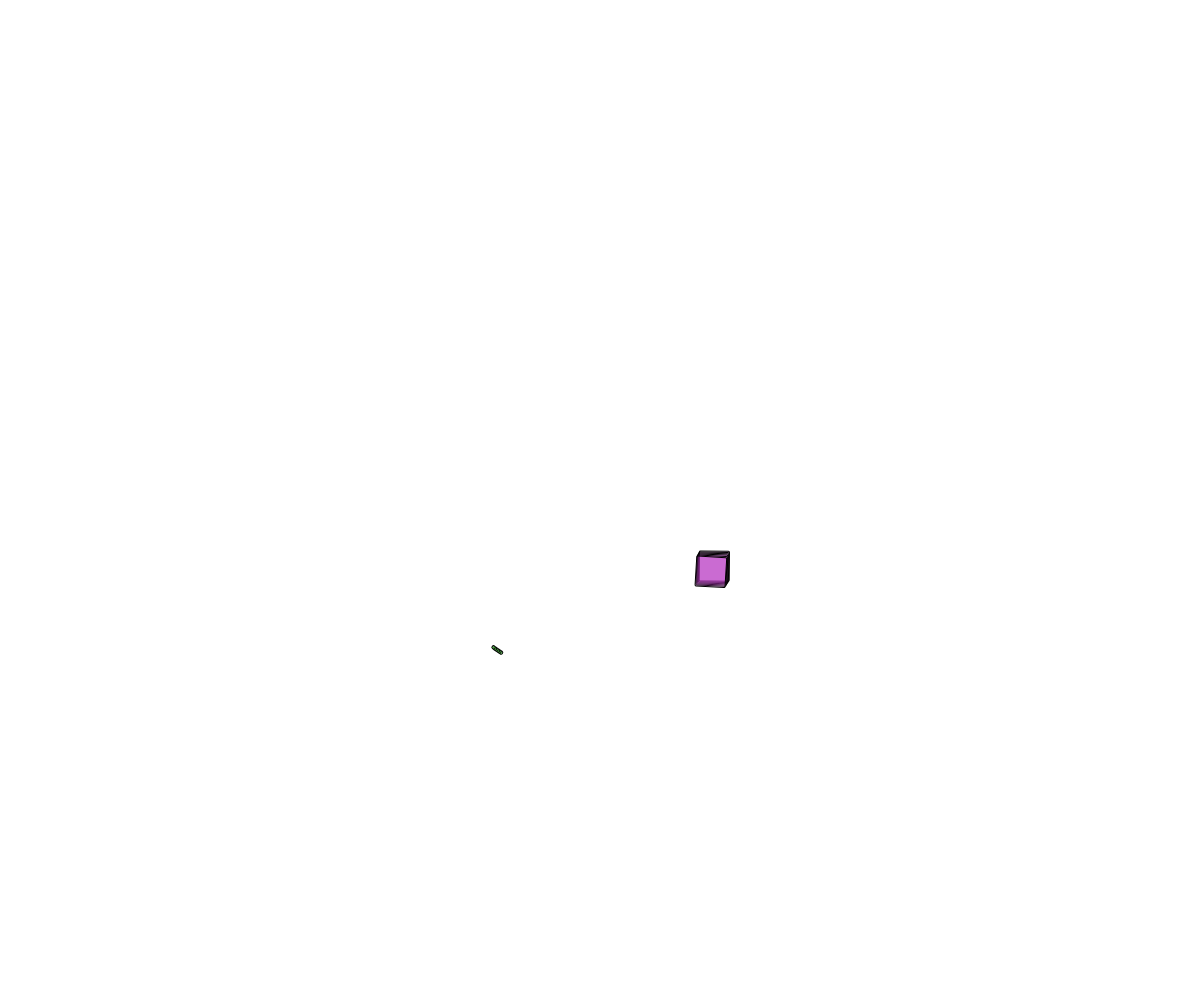
Frame 1 (no input)
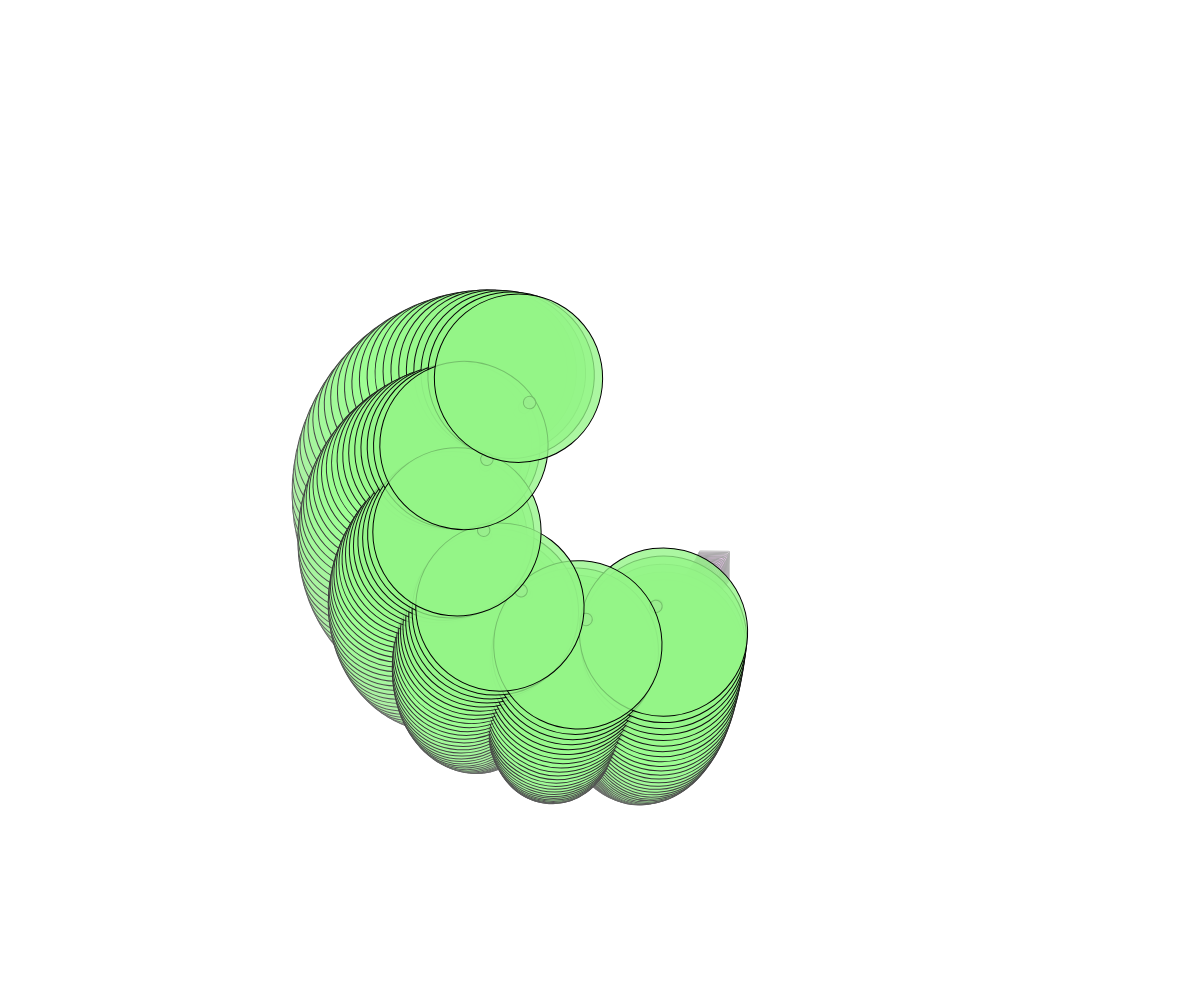
Frame 60 (no input)
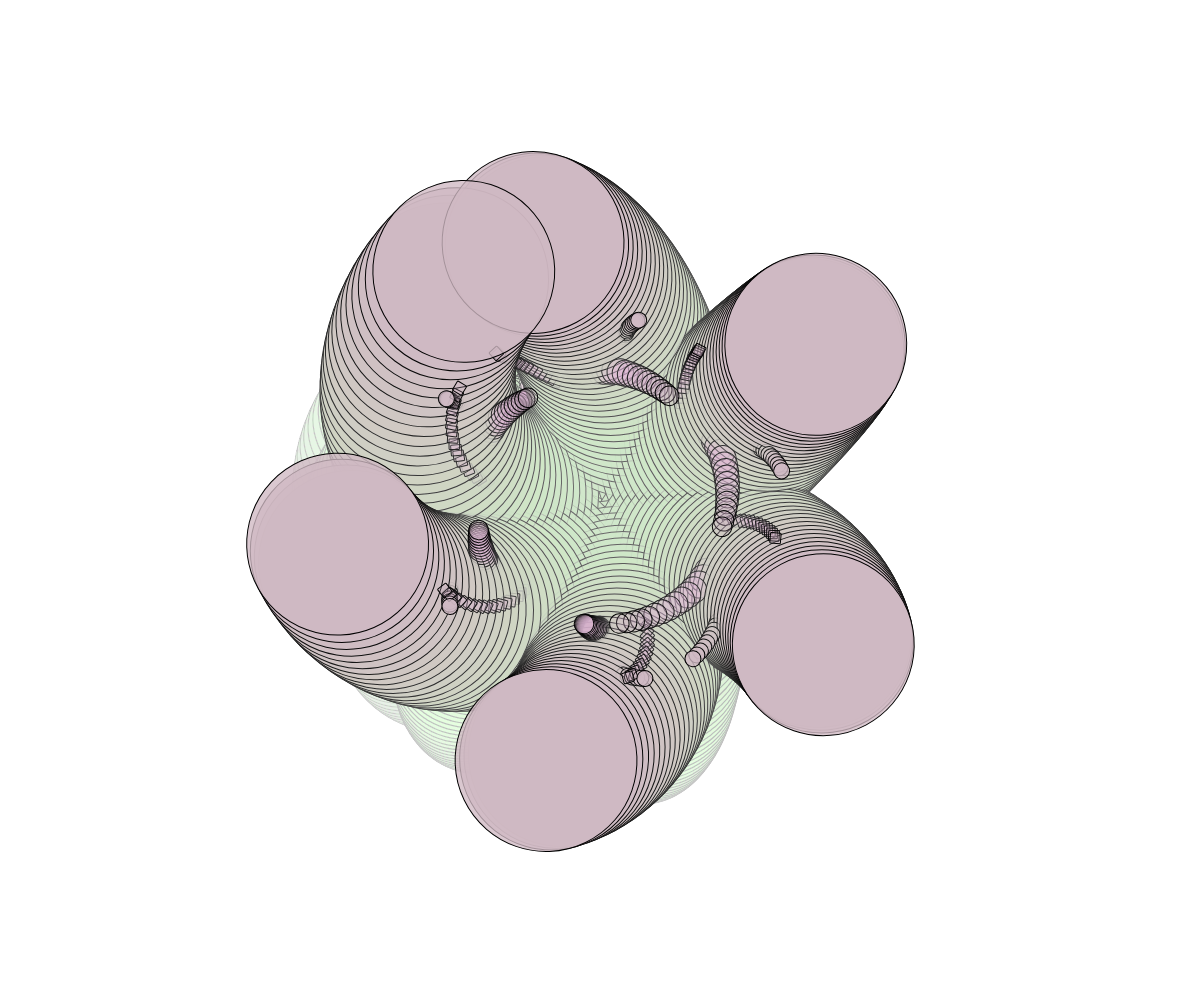
Frame 120 (the mouse pressed at the canvas centre since frame 60)

The p5.js sketch that drew these frames (run headless with seeded random() and noise() and a simulated clock; from frame 60 on, the mouse is pressed at the canvas centre):

// p5.js sketch
// ── sketch.js
function setup() {
  createCanvas(windowWidth, windowHeight);
  // put setup code here
  // variable setup
  isRCycleUp = true;
  isGCycleUp = true;
  isBCycleUp = true;
  isRCycleUpBack = true;
  isGCycleUpBack = true;
  isBCycleUpBack = true;
  rCycle = 0;
  gCycle = 0;
  bCycle = 0;
  rCycleBack = 0;
  gCycleBack = 0;
  bCycleBack = 0;

  // generate color offsets
  rOffset = Math.round(random(255)); // red offset
  gOffset = Math.round(random(255)); // green offset
  bOffset = Math.round(random(255)); // blue offset 
  rOffsetBack = Math.round(random(255)); // red offset
  gOffsetBack = Math.round(random(255)); // green offset
  bOffsetBack = Math.round(random(255)); // blue offset 
}

function draw() {
  // put drawing code here
  // fill(50,50, 50);
  // ellipse(random(windowHeight), random(windowHeight), 10, 10);

  // fill(100,50,200);
  // rect(100, 100, 100, 150);
  // rect(100, 150, 100, 100);
  
  // rect(100, mouseY % windowHeight, 100, 100);

  // point(mouseX, mouseY);

  //toggle color cycles
  if ((frameCount+rOffset)%255 == 0) // red
    isRCycleUp = !isRCycleUp;

  if ((frameCount+gOffset)%255 == 0) // green
    isGCycleUp = !isGCycleUp;

  if ((frameCount+bOffset)%255 == 0) // blue
    isBCycleUp = !isBCycleUp;

  //toggle color cycles 2
  if ((frameCount+rOffsetBack)%255 == 0) // red
    isRCycleUpBack = !isRCycleUpBack;

  if ((frameCount+gOffsetBack)%255 == 0) // green
    isGCycleUpBack = !isGCycleUpBack;

  if ((frameCount+bOffsetBack)%255 == 0) // blue
    isBCycleUpBack = !isBCycleUpBack;

  // cycle colors
  if (isRCycleUp) // red
    rCycle = (frameCount+rOffset)%255;
  else
    rCycle = 255-(frameCount+rOffset)%255;

  if (isGCycleUp) // green
    gCycle = (frameCount+gOffset)%255;
  else
    gCycle = 255-(frameCount+gOffset)%255;

  if (isBCycleUp) // blue
    bCycle = (frameCount+bOffset)%255;
  else
    bCycle = 255-(frameCount+bOffset)%255;
  
  // cycle colors 2
  if (isRCycleUpBack) // red
    rCycleBack = (frameCount+rOffsetBack)%255;
  else
    rCycleBack = 255-(frameCount+rOffsetBack)%255;

  if (isGCycleUpBack) // green
    gCycleBack = (frameCount+gOffsetBack)%255;
  else
    gCycleBack = 255-(frameCount+gOffsetBack)%255;

  if (isBCycleUpBack) // blue
    bCycleBack = (frameCount+bOffsetBack)%255;
  else
    bCycleBack = 255-(frameCount+bOffsetBack)%255;

  fill(rCycle, gCycle, bCycle, 50);

  background(255, 5)

  translate(width/2,height/2);
  rotate(frameCount/100.);
  
  for(var i=0; i<6; i++) {
    square(100,50,Math.abs(cos(frameCount/30.0)*30),Math.abs(sin(frameCount/30.0)*30));

    rotate(frameCount/100.0);

    square(sin(frameCount/20.0)*100,cos(frameCount/20.0)*180,10+(mouseX/mouseY)/2,(mouseY/mouseX));
    push();
    rotate((120/2));
    fill(rCycleBack, gCycleBack, bCycleBack, 200);
    square(sin(frameCount/20.0)*150,cos(frameCount/20.0)*180,10+(mouseX/mouseY)*5,(mouseY/mouseX)*10);
    rotate((120/2));
    square(sin(frameCount/20.0)*200,cos(frameCount/20.0)*180,Math.abs(sin(frameCount/60.0)*200),Math.abs(sin(frameCount/60.0)*100));
    pop();
  }
}
